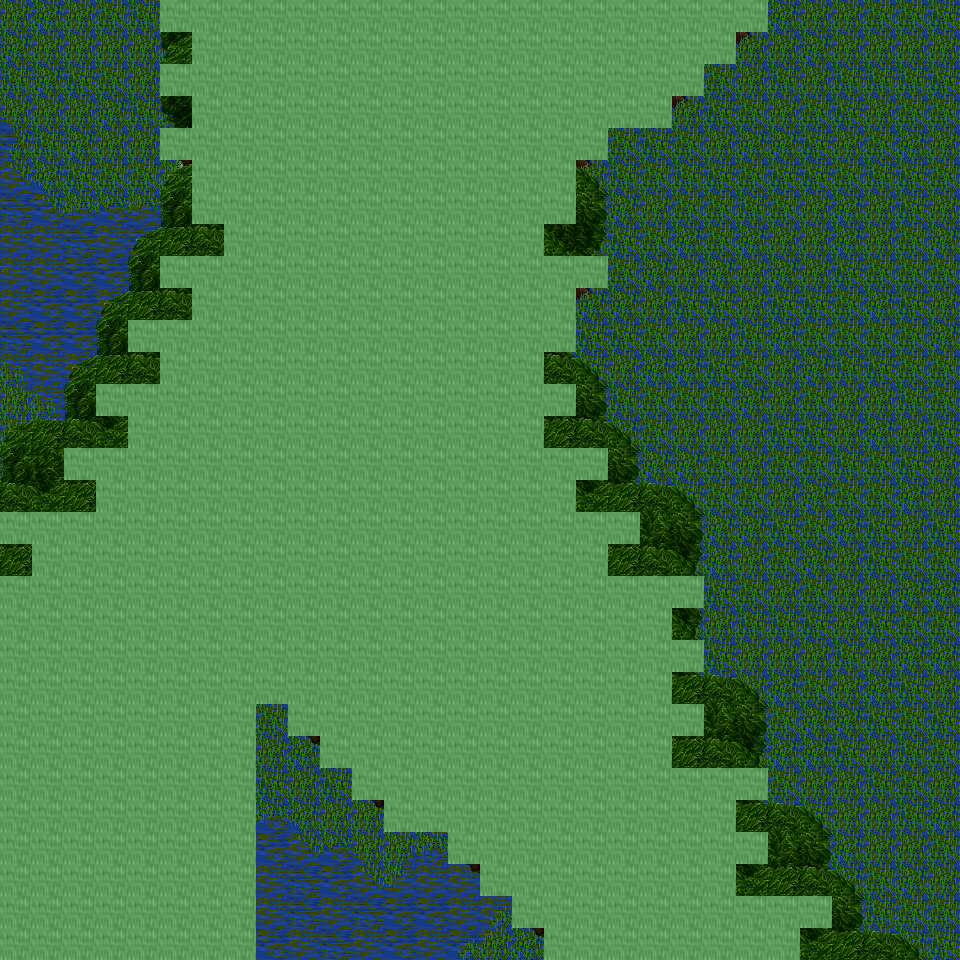

A 2D game scene composited from a Tiled map and its tileset images. What follows is a short description and the map's XML, with each tile layer's data collapsed to a summary:
An orthogonal 30x30 tile map with 32x32 px tiles, 6 tile layers (Ground, Object, Object2, Above, ...), 31 tilesets and 6 objects (6x mapExit).

<map version="1.0" orientation="orthogonal" renderorder="right-down" width="30" height="30" tilewidth="32" tileheight="32" nextobjectid="7">
  <tileset firstgid="1" name="tileset_ground_ground" tilewidth="32" tileheight="32" tilecount="33" columns="3">
    <image source="../drawable/tileset_ground_ground.png" width="96" height="352" />
  </tileset>
  <tileset firstgid="34" name="tileset_plant_flower_daisy_white" tilewidth="32" tileheight="32" tilecount="8" columns="2">
    <image source="../drawable/tileset_plant_flower_daisy_white.png" width="64" height="128" />
  </tileset>
  <tileset firstgid="42" name="tileset_ground_grass_edges" tilewidth="32" tileheight="32" tilecount="36" columns="12">
    <image source="../drawable/tileset_ground_grass_edges.png" width="384" height="96" />
  </tileset>
  <tileset firstgid="78" name="tileset_ground_grass_corners" tilewidth="32" tileheight="32" tilecount="24" columns="6">
    <image source="../drawable/tileset_ground_grass_corners.png" width="192" height="128" />
  </tileset>
  <tileset firstgid="102" name="tileset_plant_grasses" tilewidth="32" tileheight="32" tilecount="6" columns="3">
    <image source="../drawable/tileset_plant_grasses.png" width="96" height="64" />
  </tileset>
  <tileset firstgid="108" name="tileset_ground_rock_pebbles" tilewidth="32" tileheight="32" tilecount="3" columns="1">
    <image source="../drawable/tileset_ground_rock_pebbles.png" width="32" height="96" />
  </tileset>
  <tileset firstgid="111" name="tileset_ground_earth_edges" tilewidth="32" tileheight="32" tilecount="18" columns="6">
    <image source="../drawable/tileset_ground_earth_edges.png" width="192" height="96" />
  </tileset>
  <tileset firstgid="129" name="tileset_item_corpse_skull_pale" tilewidth="32" tileheight="32" tilecount="2" columns="2">
    <image source="../drawable/tileset_item_corpse_skull_pale.png" width="64" height="32" />
  </tileset>
  <tileset firstgid="131" name="tileset_logic_creature_undead" tilewidth="32" tileheight="32" tilecount="16" columns="8">
    <image source="../drawable/tileset_logic_creature_undead.png" width="256" height="64" />
  </tileset>
  <tileset firstgid="147" name="tileset_logic_collision" tilewidth="32" tileheight="32" tilecount="1" columns="1">
    <image source="../drawable/tileset_logic_collision.png" width="32" height="32" />
  </tileset>
  <tileset firstgid="148" name="tileset_logic_creature_undead_fallen" tilewidth="32" tileheight="32" tilecount="16" columns="8">
    <image source="../drawable/tileset_logic_creature_undead_fallen.png" width="256" height="64" />
  </tileset>
  <tileset firstgid="164" name="tileset_ground_water_swamp_water" tilewidth="32" tileheight="32" tilecount="33" columns="3">
    <image source="../drawable/tileset_ground_water_swamp_water.png" width="96" height="352" />
  </tileset>
  <tileset firstgid="197" name="tileset_plant_tree_tree_darkgreen" tilewidth="32" tileheight="32" tilecount="88" columns="8">
    <image source="../drawable/tileset_plant_tree_tree_darkgreen.png" width="256" height="352" />
  </tileset>
  <tileset firstgid="285" name="tileset_building_death_tower" tilewidth="32" tileheight="32" tilecount="252" columns="9">
    <image source="../drawable/tileset_building_death_tower.png" width="288" height="896" />
  </tileset>
  <tileset firstgid="537" name="tileset_ground_ridge_earth_dark" tilewidth="32" tileheight="32" tilecount="96" columns="12">
    <image source="../drawable/tileset_ground_ridge_earth_dark.png" width="384" height="256" />
  </tileset>
  <tileset firstgid="633" name="tileset_plant_tree_dead_tree_2" tilewidth="32" tileheight="32" tilecount="20" columns="4">
    <image source="../drawable/tileset_plant_tree_dead_tree_2.png" width="128" height="160" />
  </tileset>
  <tileset firstgid="653" name="tileset_item_corpse_swamp_sunken" tilewidth="32" tileheight="32" tilecount="32" columns="8">
    <image source="../drawable/tileset_item_corpse_swamp_sunken.png" width="256" height="128" />
  </tileset>
  <tileset firstgid="685" name="tileset_plant_grasses_swamp" tilewidth="32" tileheight="32" tilecount="42" columns="6">
    <image source="../drawable/tileset_plant_grasses_swamp.png" width="192" height="224" />
  </tileset>
  <tileset firstgid="727" name="tileset_plant_tree_dead_tree_3" tilewidth="32" tileheight="32" tilecount="16" columns="4">
    <image source="../drawable/tileset_plant_tree_dead_tree_3.png" width="128" height="128" />
  </tileset>
  <tileset firstgid="743" name="tileset_plant_stump_hollow_logs" tilewidth="32" tileheight="32" tilecount="6" columns="3">
    <image source="../drawable/tileset_plant_stump_hollow_logs.png" width="96" height="64" />
  </tileset>
  <tileset firstgid="749" name="tileset_ground_rock_rocks" tilewidth="32" tileheight="32" tilecount="4" columns="2">
    <image source="../drawable/tileset_ground_rock_rocks.png" width="64" height="64" />
  </tileset>
  <tileset firstgid="753" name="tileset_ground_rock_rocks_3" tilewidth="32" tileheight="32" tilecount="16" columns="4">
    <image source="../drawable/tileset_ground_rock_rocks_3.png" width="128" height="128" />
  </tileset>
  <tileset firstgid="769" name="tileset_item_corpse_skeleton" tilewidth="32" tileheight="32" tilecount="4" columns="2">
    <image source="../drawable/tileset_item_corpse_skeleton.png" width="64" height="64" />
  </tileset>
  <tileset firstgid="773" name="tileset_item_gothic_skull_post" tilewidth="32" tileheight="32" tilecount="2" columns="1">
    <image source="../drawable/tileset_item_gothic_skull_post.png" width="32" height="64" />
  </tileset>
  <tileset firstgid="775" name="tileset_item_statue_skullpedestal" tilewidth="32" tileheight="32" tilecount="2" columns="1">
    <image source="../drawable/tileset_item_statue_skullpedestal.png" width="32" height="64" />
  </tileset>
  <tileset firstgid="777" name="tileset_building_entrance_int_broken_bars" tilewidth="32" tileheight="32" tilecount="2" columns="1">
    <image source="../drawable/tileset_building_entrance_int_broken_bars.png" width="32" height="64" />
  </tileset>
  <tileset firstgid="779" name="tileset_ground_slate_tiles" tilewidth="32" tileheight="32" tilecount="15" columns="5">
    <image source="../drawable/tileset_ground_slate_tiles.png" width="160" height="96" />
  </tileset>
  <tileset firstgid="794" name="tileset_logic_portal" tilewidth="32" tileheight="32" tilecount="24" columns="8">
    <image source="../drawable/tileset_logic_portal.png" width="256" height="96" />
  </tileset>
  <tileset firstgid="818" name="tileset_logic_creature_undead_skeleton" tilewidth="32" tileheight="32" tilecount="6" columns="6">
    <image source="../drawable/tileset_logic_creature_undead_skeleton.png" width="192" height="32" />
  </tileset>
  <tileset firstgid="824" name="tileset_logic_creature_undead_specter" tilewidth="32" tileheight="32" tilecount="6" columns="6">
    <image source="../drawable/tileset_logic_creature_undead_specter.png" width="192" height="32" />
  </tileset>
  <tileset firstgid="830" name="tileset_logic_creature_undead_zombie" tilewidth="32" tileheight="32" tilecount="5" columns="5">
    <image source="../drawable/tileset_logic_creature_undead_zombie.png" width="160" height="32" />
  </tileset>
  <layer name="Ground" width="30" height="30">
    <data>[900 cells, 900 non-empty, 7 distinct tile ids]</data>
  </layer>
  <layer name="Object" width="30" height="30">
    <data>[900 cells, 532 non-empty, 17 distinct tile ids]</data>
  </layer>
  <layer name="Object2" width="30" height="30">
    <data>[900 cells, 379 non-empty, 22 distinct tile ids]</data>
  </layer>
  <layer name="Above" width="30" height="30">
    <data>[900 cells, 526 non-empty, 12 distinct tile ids]</data>
  </layer>
  <layer name="Above2" width="30" height="30">
    <data>[900 cells, 264 non-empty, 7 distinct tile ids]</data>
  </layer>
  <layer name="Walkable" width="30" height="30">
    <data>[900 cells, 500 non-empty, 1 distinct tile ids]</data>
  </layer>
  <objectgroup name="MapEvents">
    <object id="1" name="north" type="mapExit" x="0" y="0" width="160" height="32">
      <properties>
        <property name="map" value="level_0_x208_y60" />
        <property name="x" value="0" />
        <property name="y" value="28" />
      </properties>
    </object>
    <object id="2" name="north2" type="mapExit" x="768" y="0" width="192" height="32">
      <properties>
        <property name="map" value="level_0_x208_y60" />
        <property name="x" value="24" />
        <property name="y" value="28" />
      </properties>
    </object>
    <object id="3" name="south" type="mapExit" x="256" y="928" width="288" height="32">
      <properties>
        <property name="map" value="level_0_x208_y62" />
        <property name="x" value="8" />
        <property name="y" value="1" />
      </properties>
    </object>
    <object id="4" name="south2" type="mapExit" x="800" y="928" width="160" height="32">
      <properties>
        <property name="map" value="level_0_x208_y62" />
        <property name="x" value="25" />
        <property name="y" value="1" />
      </properties>
    </object>
    <object id="5" name="west" type="mapExit" x="0" y="0" width="32" height="512">
      <properties>
        <property name="map" value="level_0_x207_y61" />
        <property name="x" value="28" />
        <property name="y" value="0" />
      </properties>
    </object>
    <object id="6" name="west2" type="mapExit" x="0" y="544" width="32" height="32">
      <properties>
        <property name="map" value="level_0_x207_y61" />
        <property name="x" value="28" />
        <property name="y" value="17" />
      </properties>
    </object>
  </objectgroup>
</map>
